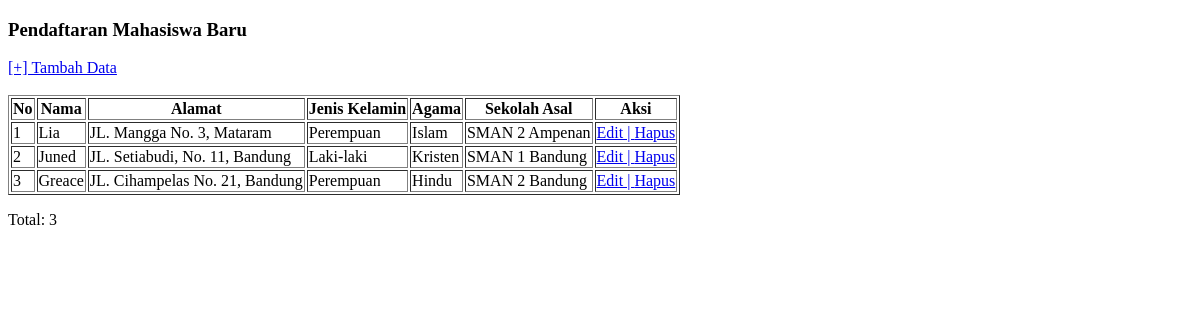
The app's page /list-maba.php, older data.
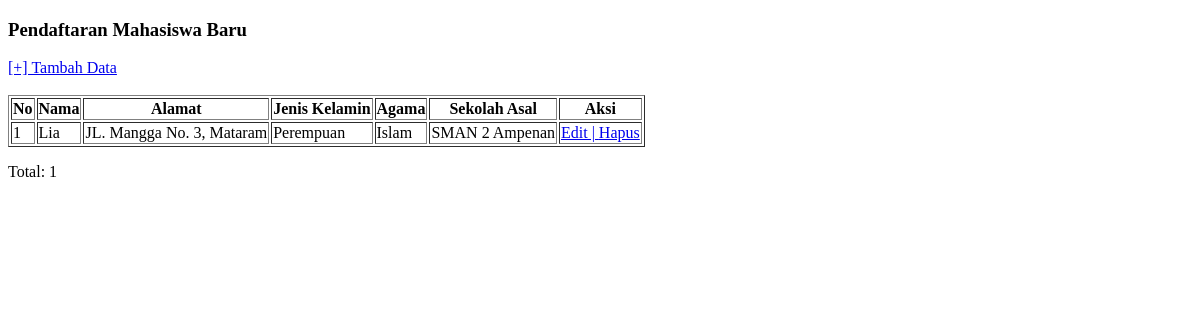
The same page, newer data.
### tables this page shows
CREATE TABLE `pendaftaran` (
  `id` int(11) NOT NULL,
  `nama` varchar(64) NOT NULL,
  `alamat` varchar(255) NOT NULL,
  `jenis_kelamin` varchar(15) NOT NULL,
  `agama` varchar(10) NOT NULL,
  `sekolah_asal` varchar(64) NOT NULL
);

### list-maba.php (the view, shortened to what this page needs)
<?php
    include("config.php");
?>
<!DOCTYPE html>
<html lang="en">
<head>
</head>
<body>
    <head>
        <h3>Pendaftaran Mahasiswa Baru</h3>
    </head>
    <nav>
        <a href="form-daftar.php">[+] Tambah Data</a>
    </nav>
    <br>
    <table border="1">
        <thead>
            <tr>
                <th>No</th>
                <th>Nama</th>
                <th>Alamat</th>
                <th>Jenis Kelamin</th>
                <th>Agama</th>
                <th>Sekolah Asal</th>
                <th>Aksi</th>
            </tr>
        </thead>
        <tbody>
            <?php
                $sql = "SELECT * FROM pendaftaran";
                $query = mysqli_query($db, $sql);
                while ($maba = mysqli_fetch_array($query)) {
                    echo "<tr>";
                    echo "<td>".$maba['id']."</td>";
                    echo "<td>".$maba['nama']."</td>";
                    echo "<td>".$maba['alamat']."</td>";
                    echo "<td>".$maba['jenis_kelamin']."</td>";
                    echo "<td>".$maba['agama']."</td>";
                    echo "<td>".$maba['sekolah_asal']."</td>";
                    echo "<td>";
                    echo "<a href='form-edit.php?id=".$maba['id']."'>Edit | </a>";
                    echo "<a href='hapus.php?id=".$maba['id']."'>Hapus</a>";
                    echo "</td>";
                    echo "</tr>";
                }
            ?>
        </tbody>
    </table>
    <p>Total: <?php echo mysqli_num_rows($query) ?></p>
</body>
</html>

Row changes from the older to the newer data that the page shows:
removed pendaftaran: id "2", nama "Juned", alamat "JL. Setiabudi, No. 11, Bandung", jenis_kelamin "Laki-laki", agama "Kristen", sekolah_asal "SMAN 1 Bandung"
removed pendaftaran: id "3", nama "Greace", alamat "JL. Cihampelas No. 21, Bandung", jenis_kelamin "Perempuan", agama "Hindu", sekolah_asal "SMAN 2 Bandung"
Text that changed along with them:
mysqli_num_rows($query): "3" → "1"
